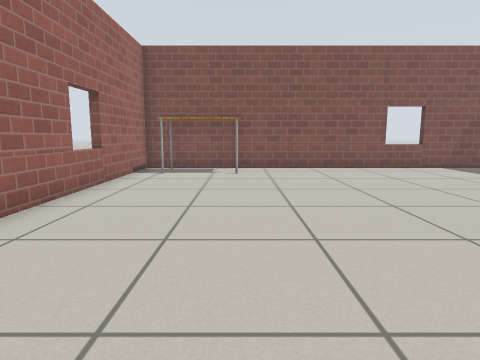
view 1 (above)

13 first-person views from a walk through a Gazebo world. The camera is 0.68 m above the floor, tilts 8° down and sees 75° across. The floor is counted in squares, 0.5 m on a side. Each view is taken from the middle of a square. On the plan, view 1 faces up. The plan holds only what a view shows up to about 14 squares ahead; the rest is blank. Simple patterns stand in for the simulator's built-in surfaces.

view 2
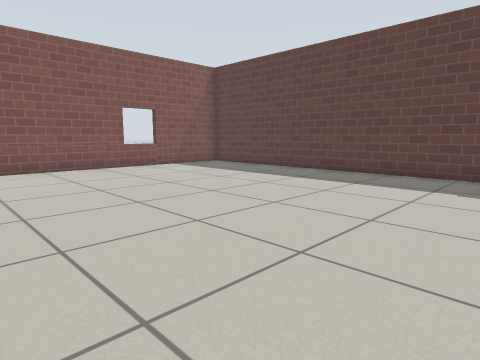

view 3
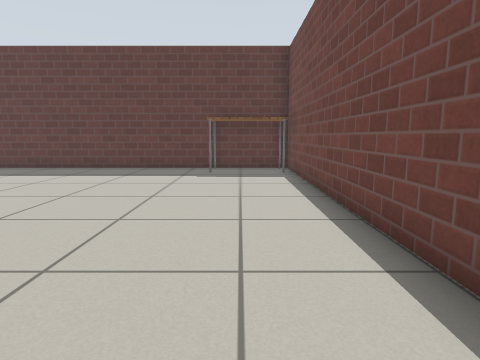

view 4
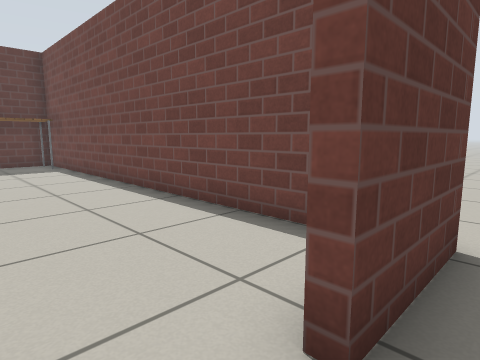

view 5
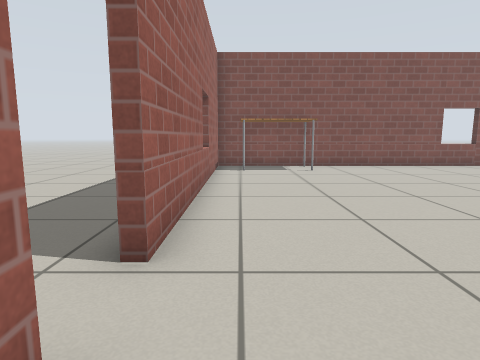

view 6
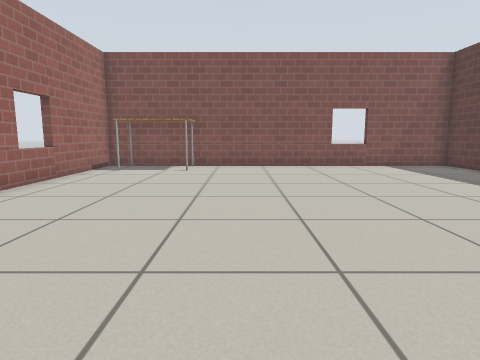

view 7
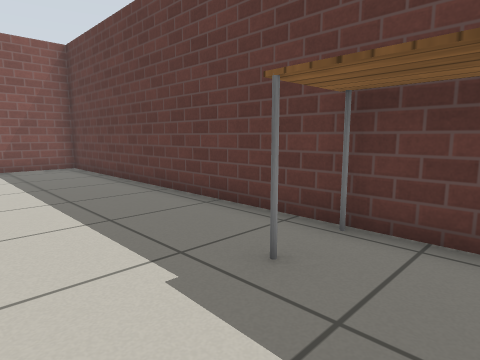

view 8
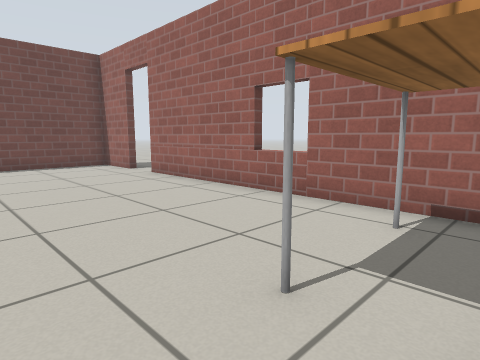

view 9
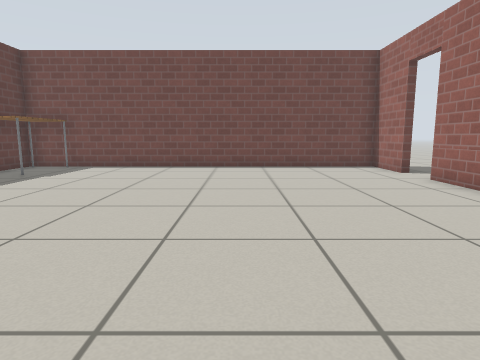

view 10
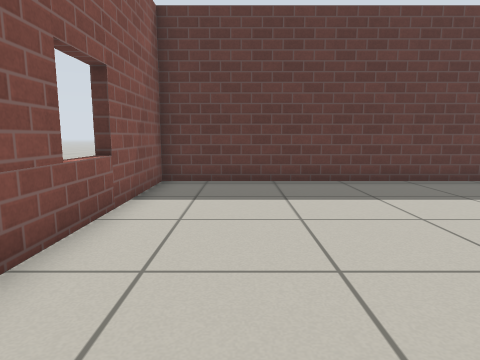

view 11
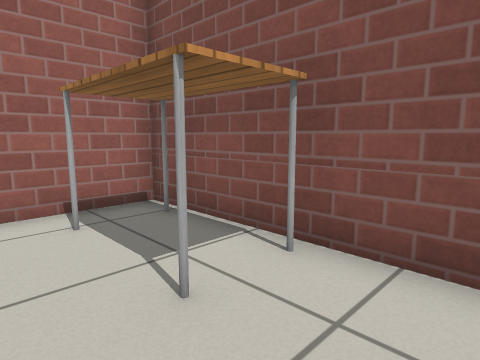

view 12
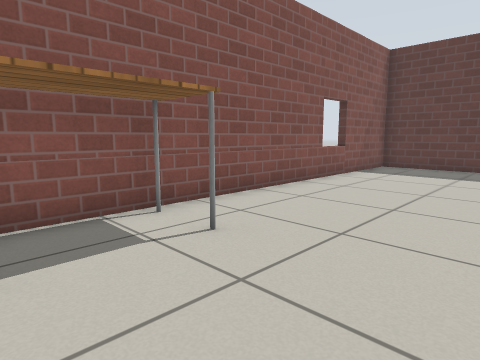

view 13
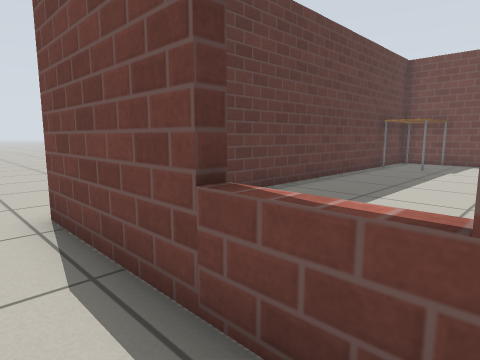

### Floor plan
Points are (right, up) in squares from view 1. A wall is a line through its corners. A room is listed if a view was taken in it or the views show most of it. See-through windows are left out.
Room 1 (views 1, 2, 3, 5, 6, 7, 8, 9, 10, 11, 12, 13)
walls: (6, 13.7) (11.7, 13.7); (7.8, 13.2) (7.8, 13.7); (-4, 13.4) (-4, 2.2); (-4, 0.4) (-4, -2) (10.4, -2); (11.4, 1.4) (11.4, 13.4) (0.6, 13.4)
ways out: open door at (-4, 1.5) to room 2
objects: table (-3, 12) to (0, 13); table (10, -1) to (11, 1)
Room 2 (view 4)
walls: (-4.3, -2.4) (-4.3, 0.4)
ways out: open door at (-4, 1.5) to room 1

Where each view was taken, in squares from view 1:
view 1: 0 up, 0 right, facing up
view 2: 0 up, 0 right, facing up-right
view 3: 0 up, 2 left, facing right
view 4: 2 up, 5 left, facing down-right
view 5: 1 down, 3 left, facing up
view 6: 1 down, 2 right, facing up
view 7: 1 down, 7 right, facing up-right
view 8: 13 up, 2 right, facing down-left
view 9: 12 up, 2 right, facing down
view 10: 11 up, 2 right, facing right
view 11: 10 up, 2 right, facing up-left
view 12: 8 up, 3 left, facing up-right
view 13: 15 up, 6 right, facing down-right
